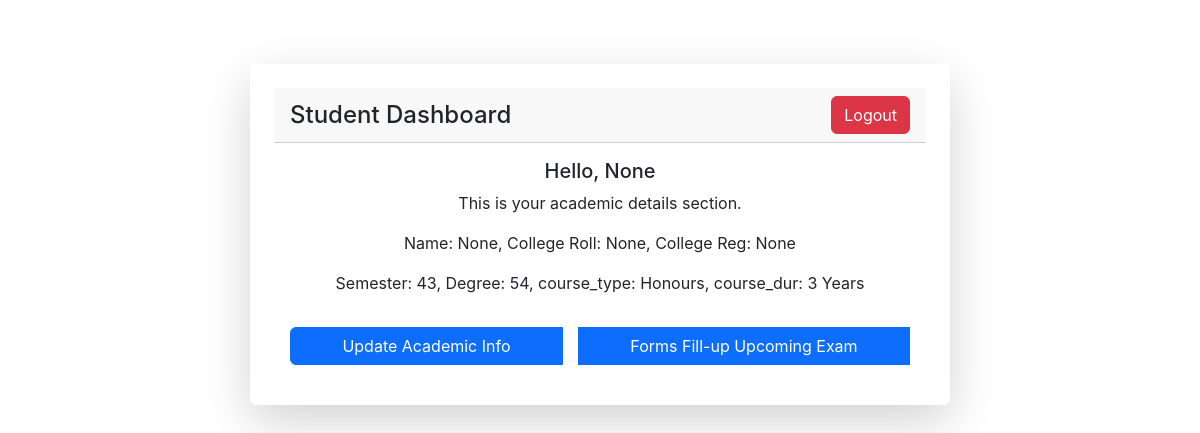
Page /portfolio/student_management/ (signed in) on the committed database.
### portfolio/models.py (models this page shows, shortened)
class CustomUser(AbstractUser,PermissionsMixin):
    username=None
    name=models.CharField(max_length=30,blank=True,null=True)
    clg_roll=models.CharField(max_length=30,unique=False,blank=True,null=True)
    clg_reg=models.CharField(max_length=40,blank=True,null=True)
    email=models.EmailField(unique=True)
    s_name=models.CharField(max_length=30,blank=True,null=True)
    s_id=models.CharField(max_length=10,blank=True,null=True)
    is_active = models.BooleanField(default=True)
    is_staff = models.BooleanField(default=True)
    objects=CustomUserManager()
    USERNAME_FIELD='email'
    REQUIRED_FIELDS = ['name']

class acc_details(models.Model):
    user = models.OneToOneField(settings.AUTH_USER_MODEL, on_delete=models.CASCADE,null=True)
    semster=models.CharField(max_length=4)
    degree=models.CharField(max_length=40)
    course_type=models.CharField(max_length=20)
    course_dur=models.CharField(max_length=10)

### portfolio/views.py (the view)
# urls.py: path('student_management/',views.student_management,name='student_management'),
@login_required(login_url='management_student_login')
def student_management(request):
    new_acc_info=acc_details.objects.filter(user=request.user)
    context={
        'new_acc_info': new_acc_info,
    }
    return render(request,'portfolio/student_mg_page.html',context)

### portfolio/templates/portfolio/student_mg_page.html (shortened to what this page needs)
<!DOCTYPE html>
<html lang="en">
  <head>
    <link href="https://cdn.jsdelivr.net/npm/bootstrap@5.3.6/dist/css/bootstrap.min.css" rel="stylesheet" />
  </head>
  <body>
    <div class="container">
      {% if request.user.is_authenticated %}
        <div class="card shadow-lg p-4 row justify-content-center">
          <div class="card-header">
            <h4 class="mb-0">Student Dashboard</h4>
            <a href="{% url 'logout_page' %}" class="btn btn-danger">Logout</a>
          </div>
          <div class="card-body text-center">
            <h5 class="card-title">Hello, {{ request.user.name }}</h5>
            <p>This is your academic details section.</p>
            <p>Name: {{ request.user.name }}, College Roll: {{ request.user.clg_roll }}, College Reg: {{ request.user.clg_reg }}</p>
            {% for acc in new_acc_info %}
              <p>Semester: {{ acc.semster }}, Degree: {{ acc.degree }}, course_type: {{ acc.course_type }}, course_dur: {{ acc.course_dur }}</p>
            {% endfor %}
            <div class="btn-group">
              <button type="button" class="btn btn-primary" data-bs-toggle="modal" data-bs-target="#updateAcademicModal">Update Academic Info</button>
              <button type="button" class="btn btn-primary" data-bs-toggle="modal" data-bs-target="#examFormModal">Forms Fill-up Upcoming Exam</button>
            </div>
          </div>
        </div>
      {% endif %}
    </div>
  </body>
</html>

### portfolio/templates/portfolio/student_mg_page.html (style rules this page uses)
* { margin: 0; padding: 0; box-sizing: border-box; }
body { font-family: 'Inter', sans-serif; background: linear-gradient(45deg, #667eea); color: #fff; min-height: 100vh; padding: 2rem; }
.card { width: 100%; max-width: 700px; border: none; margin: 2rem auto; }
.card-header { display: flex; justify-content: space-between; align-items: center; }
.btn-group { display: flex; flex-wrap: wrap; gap: 1rem; margin-top: 2rem; }

### rows in the picture
CustomUser: user.name "None", user.clg_roll "None", user.clg_reg "None"
acc_details: semster "43", degree "54", course_type "Honours", course_dur "3 Years"
